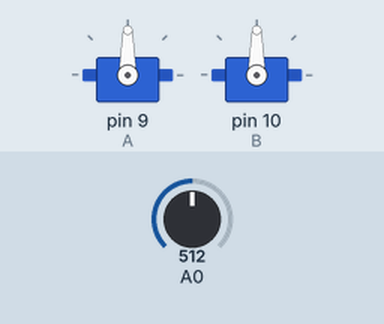
Recording of a sketch running on a simulated Arduino Uno, built with avr-gcc and run on an emulated ATmega328P. On the bench: 2 × servo. The test bench sets the inputs (shaded band); at power-on: A0 = 512.

Above: at 14.2 s.
14.3 s: A0 set to 538
15.8 s: A0 set to 558
At 16.3 s:
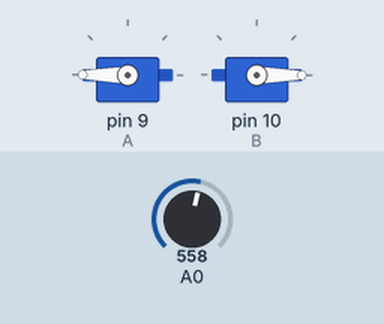
17.3 s: A0 set to 540
At 18.5 s:
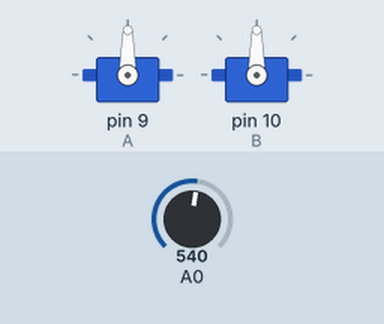
18.8 s: A0 set to 560
At 19.8 s:
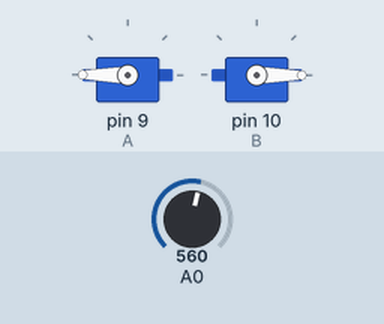
Timing chart, 0 to 21.3 s (numbered marks = the images above; inputs shaded):
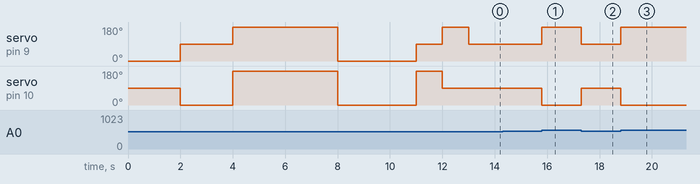

Measured:
- the behaviour switches between 550 and 551 on A0 (found by bisection; images 0 and 1)
- after the input at 14.3 s, every drawn part: stays the same
- after the input at 15.8 s, servo on pin 9 (A): 90° → 180° at once; servo on pin 10 (B): 90° → 0° at once
- after the input at 17.3 s, servo on pin 9 (A): 180° → 90° at once; servo on pin 10 (B): 0° → 90° at once
- after the input at 18.8 s, servo on pin 9 (A): 90° → 180° at once; servo on pin 10 (B): 90° → 0° at once

The sketch:

Palmisano_servo_exercise.ino
```cpp
//Marco Palmisano
//Mr. Michaud

#include <Servo.h>

Servo A;
Servo B;


void setup() {
  // Attach Servo
  A.attach(9);
  B.attach(10);

  //Rotate Servo at 0 and 180
  A.write(0);
  delay(2000);
  A.write(90);

  B.write(0);
  delay(2000);
  B.write(90);

  A.write(180);
  B.write(180);
  delay(4000);
  A.write(90);
  B.write(90);

  A.write(0);
  B.write(0);
  delay(3000);
  A.write(90);
  B.write(90);

  B.write(180);
  delay(1000);
  B.write(90);

  A.write(180);
  delay(1000);
  A.write(90);
}

  void loop() {
    Serial.println(analogRead(0));

    if(analogRead(0) > 550) {
      A.write(180);
      B.write(0);
    }

    if (analogRead(0) < 550) {
      A.write(90);
      B.write(90);
    }

  }
```
